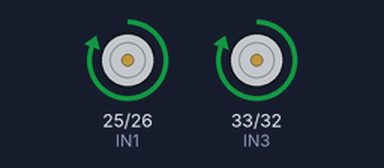
Bench run of a sketch on a simulated ESP32. Parts: motor-driver pin pairs drawn as motors (green arrow = first pin HIGH = forward, orange = second pin HIGH = backward, longer = more drive).

Above: at 2.5 s.
At 6.5 s:
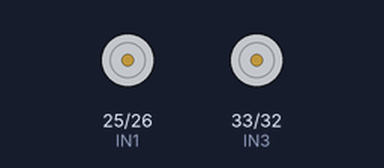
Timing chart, 0 to 10.4 s (numbered marks = the images above):
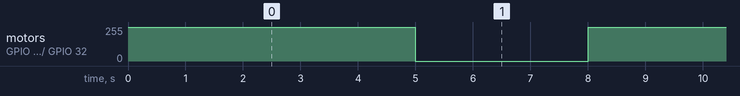

Measured:
- by itself, motor on GPIO 25 (IN1) / GPIO 26 (IN2), motor on GPIO 33 (IN3) / GPIO 32 (IN4): alternates forward 255/255 for 5.0 s and stopped for 3.0 s

The sketch:

car_code.ino
```cpp
#define IN1 25
#define IN2 26
#define IN3 33
#define IN4 32

void setup() {
  pinMode(IN1, OUTPUT);
  pinMode(IN2, OUTPUT);
  pinMode(IN3, OUTPUT);
  pinMode(IN4, OUTPUT);
}

void loop() {

  // 🚗 MOVE FORWARD
  digitalWrite(IN1, HIGH);   // Left motor forward
  digitalWrite(IN2, LOW);

  digitalWrite(IN3, HIGH);   // Right motor forward
  digitalWrite(IN4, LOW);

  delay(5000);  // run for 5 seconds


  // 🛑 STOP
  digitalWrite(IN1, LOW);
  digitalWrite(IN2, LOW);

  digitalWrite(IN3, LOW);
  digitalWrite(IN4, LOW);

  delay(3000);  // stop for 3 seconds
}
```
